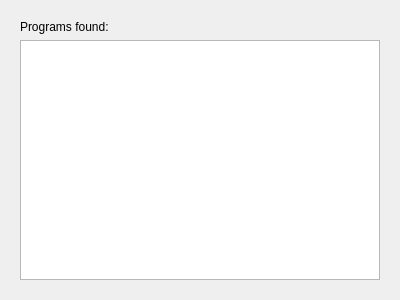
<?xml version="1.0" encoding="UTF-8"?>
<ui version="4.0">
 <class>CheckProgramPage</class>
 <widget class="QWidget" name="CheckProgramPage">
  <property name="geometry">
   <rect>
    <x>0</x>
    <y>0</y>
    <width>400</width>
    <height>300</height>
   </rect>
  </property>
  <property name="windowTitle">
   <string>Form</string>
  </property>
  <layout class="QVBoxLayout" name="verticalLayout">
   <item>
    <widget class="QStackedWidget" name="stackedWidget">
     <property name="currentIndex">
      <number>0</number>
     </property>
     <widget class="QWidget" name="page">
      <layout class="QVBoxLayout" name="verticalLayout_3">
       <item>
        <layout class="QVBoxLayout" name="verticalLayout_2">
         <item>
          <widget class="QLabel" name="label">
           <property name="text">
            <string>Programs found:</string>
           </property>
          </widget>
         </item>
         <item>
          <widget class="QListWidget" name="listProgramFound"/>
         </item>
        </layout>
       </item>
      </layout>
     </widget>
     <widget class="QWidget" name="page_2">
      <layout class="QVBoxLayout" name="verticalLayout_5">
       <item>
        <layout class="QVBoxLayout" name="verticalLayout_4">
         <item>
          <widget class="QLabel" name="label_2">
           <property name="text">
            <string>No program found</string>
           </property>
          </widget>
         </item>
         <item>
          <spacer name="verticalSpacer">
           <property name="orientation">
            <enum>Qt::Vertical</enum>
           </property>
           <property name="sizeHint" stdset="0">
            <size>
             <width>20</width>
             <height>40</height>
            </size>
           </property>
          </spacer>
         </item>
        </layout>
       </item>
      </layout>
     </widget>
    </widget>
   </item>
  </layout>
 </widget>
 <resources/>
 <connections/>
</ui>
